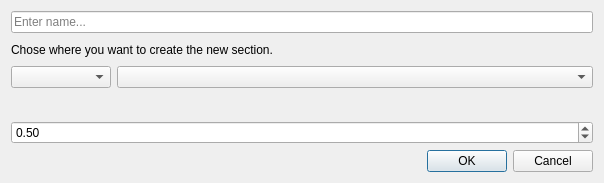
<?xml version="1.0" encoding="UTF-8"?>
<ui version="4.0">
 <class>NewConnectedElementDialog</class>
 <widget class="QDialog" name="NewConnectedElementDialog">
  <property name="geometry">
   <rect>
    <x>0</x>
    <y>0</y>
    <width>604</width>
    <height>183</height>
   </rect>
  </property>
  <property name="windowTitle">
   <string>Dialog</string>
  </property>
  <layout class="QVBoxLayout" name="verticalLayout">
    <item>
     <widget class="QLineEdit" name="lineEditName">
      <property name="text">
       <string></string>
      </property>
      <property name="placeholderText">
       <string>Enter name...</string>
      </property>
     </widget>
    </item>
   <item>
    <widget class="QLabel" name="label">
     <property name="text">
      <string>Chose where you want to create the new section. </string>
     </property>
    </widget>
   </item>
   <item>
    <layout class="QHBoxLayout" name="horizontalLayout">
     <item>
      <widget class="QComboBox" name="comboBoxWhere">
       <property name="minimumSize">
        <size>
         <width>100</width>
         <height>0</height>
        </size>
       </property>
       <property name="maximumSize">
        <size>
         <width>100</width>
         <height>16777215</height>
        </size>
       </property>
      </widget>
     </item>
     <item>
      <widget class="QComboBox" name="comboBoxStartUID"/>
     </item>
    </layout>
   </item>
   <item>
    <widget class="QLabel" name="eta_label">
     <property name="sizePolicy">
      <sizepolicy hsizetype="Preferred" vsizetype="Preferred">
       <horstretch>0</horstretch>
       <verstretch>0</verstretch>
      </sizepolicy>
     </property>
    </widget>
   </item>
   <item>
    <widget class="TIGLCreatorDoubleSpinBox" name="eta_spinbox">
     <property name="displayDecimals">
      <number>4</number>
     </property>
     <property name="minimum">
      <double>0.000100000000000</double>
     </property>
     <property name="maximum">
      <double>0.999900000000000</double>
     </property>
     <property name="singleStep">
      <double>0.010000000000000</double>
     </property>
     <property name="value">
      <double>0.500000000000000</double>
     </property>
    </widget>
   </item>
   <item>
    <widget class="QDialogButtonBox" name="buttonBox">
     <property name="orientation">
      <enum>Qt::Horizontal</enum>
     </property>
     <property name="standardButtons">
      <set>QDialogButtonBox::Cancel|QDialogButtonBox::Ok</set>
     </property>
    </widget>
   </item>
  </layout>
 </widget>
 <customwidgets>
  <customwidget>
   <class>TIGLCreatorDoubleSpinBox</class>
   <extends>QDoubleSpinBox</extends>
   <header>TIGLCreatorDoubleSpinBox.h</header>
  </customwidget>
 </customwidgets>
 <resources/>
 <connections>
  <connection>
   <sender>buttonBox</sender>
   <signal>accepted()</signal>
   <receiver>NewConnectedElementDialog</receiver>
   <slot>accept()</slot>
   <hints>
    <hint type="sourcelabel">
     <x>248</x>
     <y>254</y>
    </hint>
    <hint type="destinationlabel">
     <x>157</x>
     <y>274</y>
    </hint>
   </hints>
  </connection>
  <connection>
   <sender>buttonBox</sender>
   <signal>rejected()</signal>
   <receiver>NewConnectedElementDialog</receiver>
   <slot>reject()</slot>
   <hints>
    <hint type="sourcelabel">
     <x>316</x>
     <y>260</y>
    </hint>
    <hint type="destinationlabel">
     <x>286</x>
     <y>274</y>
    </hint>
   </hints>
  </connection>
 </connections>
</ui>
